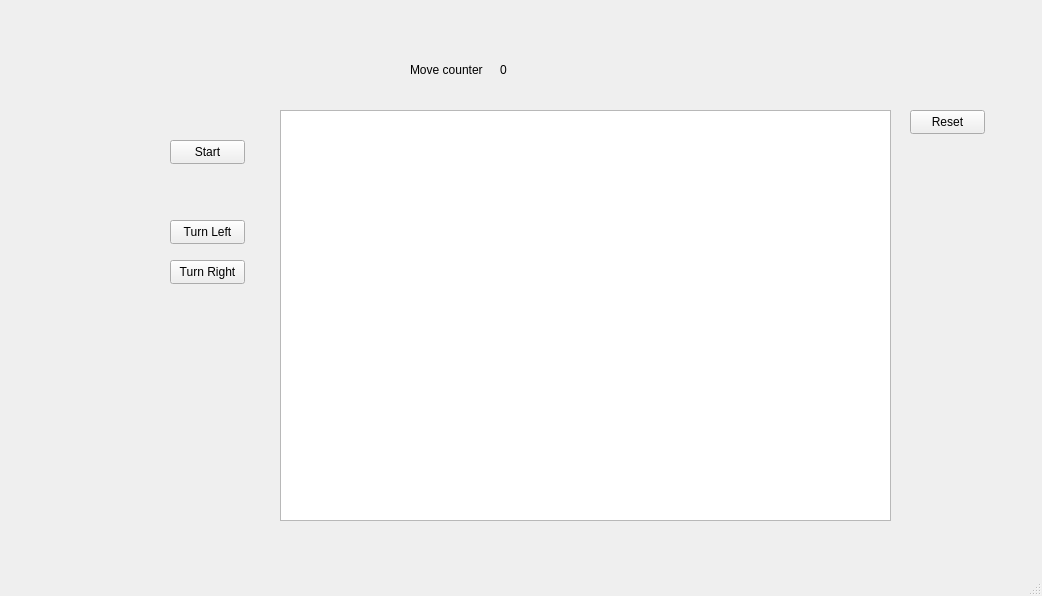
<?xml version="1.0" encoding="UTF-8"?>
<ui version="4.0">
 <class>MainWindow</class>
 <widget class="QMainWindow" name="MainWindow">
  <property name="geometry">
   <rect>
    <x>0</x>
    <y>0</y>
    <width>1042</width>
    <height>596</height>
   </rect>
  </property>
  <property name="windowTitle">
   <string>MainWindow</string>
  </property>
  <widget class="QWidget" name="centralwidget">
   <widget class="QGraphicsView" name="graphicsView">
    <property name="geometry">
     <rect>
      <x>280</x>
      <y>110</y>
      <width>611</width>
      <height>411</height>
     </rect>
    </property>
   </widget>
   <widget class="QPushButton" name="pushButton">
    <property name="geometry">
     <rect>
      <x>170</x>
      <y>140</y>
      <width>75</width>
      <height>24</height>
     </rect>
    </property>
    <property name="text">
     <string>Start</string>
    </property>
    <property name="checkable">
     <bool>true</bool>
    </property>
   </widget>
   <widget class="QLabel" name="label">
    <property name="geometry">
     <rect>
      <x>410</x>
      <y>60</y>
      <width>81</width>
      <height>20</height>
     </rect>
    </property>
    <property name="text">
     <string>Move counter</string>
    </property>
   </widget>
   <widget class="QLabel" name="label_2">
    <property name="geometry">
     <rect>
      <x>500</x>
      <y>60</y>
      <width>49</width>
      <height>20</height>
     </rect>
    </property>
    <property name="text">
     <string>0</string>
    </property>
   </widget>
   <widget class="QPushButton" name="pushButton_2">
    <property name="geometry">
     <rect>
      <x>170</x>
      <y>220</y>
      <width>75</width>
      <height>24</height>
     </rect>
    </property>
    <property name="text">
     <string>Turn Left</string>
    </property>
    <property name="checkable">
     <bool>true</bool>
    </property>
   </widget>
   <widget class="QPushButton" name="pushButton_3">
    <property name="geometry">
     <rect>
      <x>170</x>
      <y>260</y>
      <width>75</width>
      <height>24</height>
     </rect>
    </property>
    <property name="text">
     <string>Turn Right</string>
    </property>
    <property name="checkable">
     <bool>true</bool>
    </property>
   </widget>
   <widget class="QPushButton" name="resetButton">
    <property name="geometry">
     <rect>
      <x>910</x>
      <y>110</y>
      <width>75</width>
      <height>24</height>
     </rect>
    </property>
    <property name="text">
     <string>Reset</string>
    </property>
   </widget>
  </widget>
  <widget class="QStatusBar" name="statusbar"/>
 </widget>
 <resources/>
 <connections/>
</ui>
